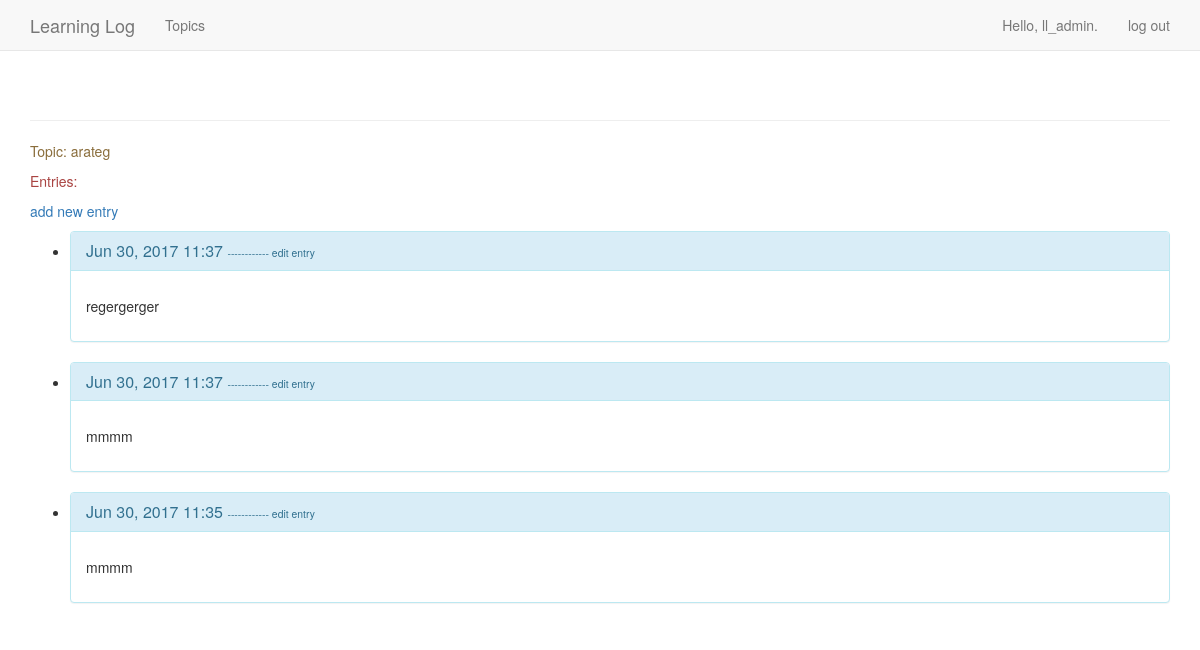
Screenshot of /topics/6/ (signed in) with the database file from the repository.
### learning_logs/models.py (models this page shows, shortened)
class Topic(models.Model):
    text = models.CharField(max_length=200)
    date_added = models.DateTimeField(auto_now_add=True)
    owner = models.ForeignKey(User)
    def __unicode__(self):
        return self.text

class Entry(models.Model):
    topic = models.ForeignKey(Topic)
    text = models.TextField()
    date_added = models.DateTimeField(auto_now_add=True)
    class Meta:
        verbose_name_plural = 'entries'

### learning_logs/views.py (the view)
# urls.py: url(r'^topics/(?P<topic_id>\d+)/$', views.topic, name='topic'),
@login_required
def topic(request, topic_id):
    topic = Topic.objects.get(id=topic_id)
    if topic.owner != request.user:
        raise Http404
    entries = topic.entry_set.order_by('-date_added')
    context = {'topic': topic, 'entries': entries}
    return render(request, 'learning_logs/topic.html', context)

### learning_logs/templates/learning_logs/topic.html (shortened to what this page needs)
<!DOCTYPE html>
<html lang="en">
<head>
</head>
<body>
    {% extends "learning_logs/base.html" %}
    {% block content %}
        <p class="text-warning">Topic: {{ topic }}</p>
        <p class="text-danger">Entries:</p>
            <p>
                <a href="{% url 'learning_logs:new_entry' topic.id %}">add new entry</a>
            </p>
        <ul>
        {% for entry in entries %}
            <li class="panel panel-info">
                <div class="panel-heading">
                    <h3 class="panel-title">{{ entry.date_added|date:'M d, Y H:i' }}
                        <small>
                            <a href="{% url 'learning_logs:edit_entry' entry.id %}">------------ edit entry</a>
                        </small>
                    </h3>
                </div>
                <div class="panel-body">
                    <p>{{ entry.text|linebreaks }}</p>
                </div>
            </li>
        {% empty %}
            <li>
                There are no entries for this topic yet.
            </li>
        {% endfor %}
        </ul>
    {% endblock content %}

### learning_logs/templates/learning_logs/base.html (shortened to what this page needs)
<!DOCTYPE html>
<html lang="en">
<head>
    {% load bootstrap3 %}
    {% bootstrap_css %}
</head>
<body>
    <nav class="navbar navbar-default navbar-static-top">
      <div class="container">
        <div class="navbar-header">
          <a class="navbar-brand" href="{% url 'learning_logs:index' %}">
              Learning Log</a>
        </div>
        <div id="navbar" class="navbar-collapse collapse">
          <ul class="nav navbar-nav">
            <li><a href="{% url 'learning_logs:topics' %}">Topics</a></li>
          </ul>
          <ul class="nav navbar-nav navbar-right">
            {% if user.is_authenticated %}
              <li><a>Hello, {{ user.username }}.</a></li>
              <li><a href="{% url 'users:logout' %}">log out</a></li>
            {% else %}
              <li><a href="{% url 'users:register' %}">register</a></li>
              <li><a href="{% url 'users:login' %}">log in</a></li>
            {% endif %}
          </ul>
        </div>
      </div>
    </nav>
    <div class="container">
      <div class="page-header">
      </div>
      <div>
        {% block content %}{% endblock %}
      </div>
    </div>
</body>
</html>

### rows the page displays
Topic: text "arateg"
Entry: date_added "Jun 30, 2017 11:37", text "regergerger"
Entry: date_added "Jun 30, 2017 11:37", text "mmmm"
Entry: date_added "Jun 30, 2017 11:35", text "mmmm"

### other values shown
{{ user.username }} "ll_admin"
